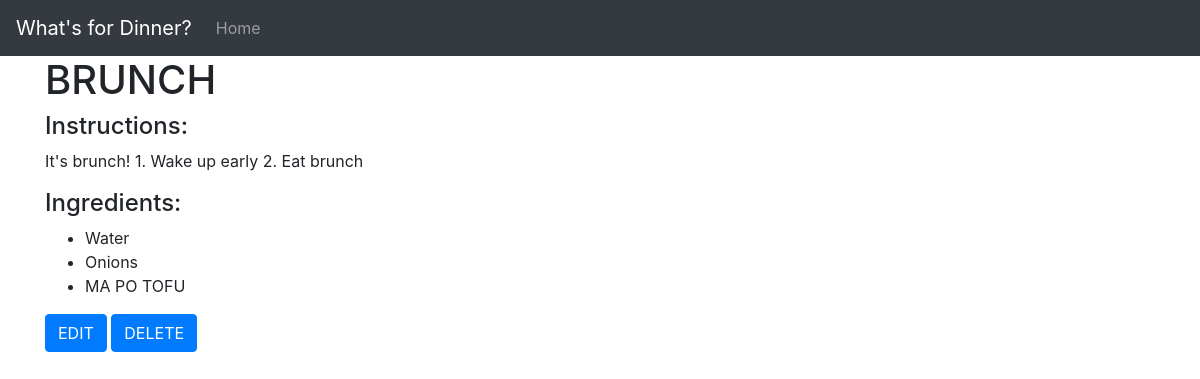
Screenshot of /recipe/12 with the database file from the repository.
### recipes/models.py (models this page shows, shortened)
class Recipe(models.Model):
    name = models.CharField(max_length=200, help_text='Enter the recipe name.')
    desc = models.TextField(help_text='Enter the recipe steps.', blank=True )
    ingredients = models.ManyToManyField(Ingredient)
    class Meta:
        ordering = ['name']

class Ingredient(models.Model):
    name = models.CharField(max_length=60)

### recipes/views.py (the view)
# urls.py: path('recipe/<int:pk>', views.RecipeDetailView.as_view(), name='recipe-detail'),
class RecipeDetailView(DetailView):
    model = Recipe
    template_name = 'recipes/detail.html'

### recipes/templates/recipes/detail.html
{% extends "base.html" %}
{% block content %}
<h1>{{ recipe.name }}</h1>
<h4>Instructions: </h4>
{% if recipe.desc %}
    <p>{{ recipe.desc }}</p>
{% else %}
    <small class="text-muted">No description entered.</small>
{% endif %}
<h4>Ingredients:</h4>
<ul>
    {% for ingredient in recipe.ingredients.all %}
        <li>{{  ingredient.name }}</li>
    {% endfor %}
</ul>
<a class="btn btn-primary" href="{% url 'recipe-edit' recipe.pk%}">EDIT</a>
<a class="btn btn-primary" href="{% url 'recipe-delete' recipe.pk%}">DELETE</a>
{% endblock %}

### rows the page displays
Recipe: name "BRUNCH", desc "It's brunch! 1. Wake up early 2. Eat brunch"
Ingredient: name "Water"
Ingredient: name "Onions"
Ingredient: name "MA PO TOFU"
